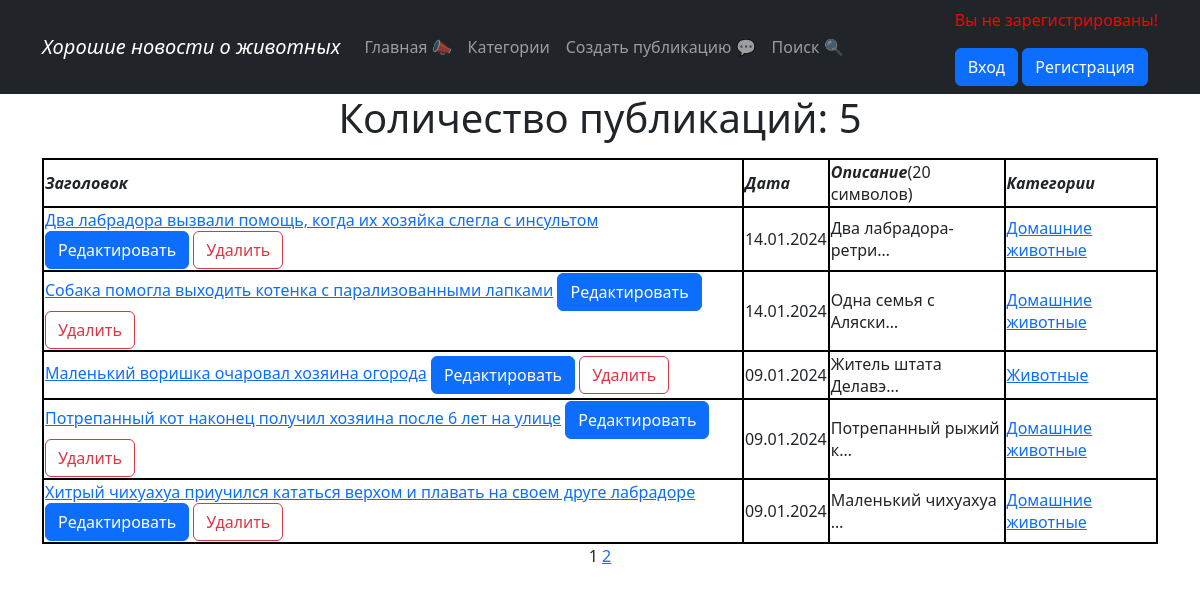
Before: /news/ with the older database file.
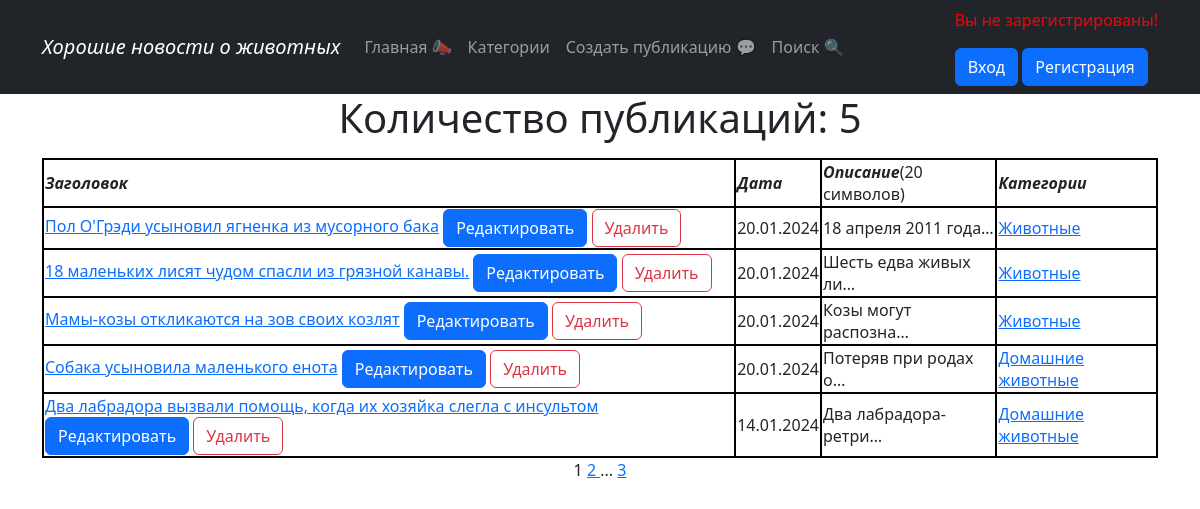
After: the same page with the newer database file.
### news/models.py (models this page shows, shortened)
class Post(models.Model):
    author = models.ForeignKey(Author, on_delete=models.CASCADE)
    content_type = models.CharField(max_length=10, choices=[
        ('статья', 'Статья'), ('новость', 'Новость')])
    created_time = models.DateTimeField(auto_now_add=True)
    categories = models.ManyToManyField(Category, through='PostCategory',
                                        related_name='PostCategory')
    title = models.CharField(max_length=255, verbose_name=pgettext_lazy('Title', 'Title'))
    text = models.TextField()
    rating = models.IntegerField(default=0)

class Category(models.Model):
    name = models.CharField(max_length=255, unique=True)
    subscribers = models.ManyToManyField(User, blank=True, related_name='categories')
    def __str__(self):
        return self.name

### news/views.py (the view, shortened to what this page needs)
# urls.py: path('', PostsList.as_view(), name='post_list'),
class PostsList(ListView):
    model = Post
    ordering = '-created_time'
    template_name = 'news.html'
    context_object_name = 'news'
    paginate_by = 5
    def get_queryset(self):
        queryset = super().get_queryset()
        self.filterset = PostFilter(self.request.GET, queryset)
        return self.filterset.qs
    def get_context_data(self, **kwargs):
        context = super().get_context_data(**kwargs)
        context['filter'] = PostFilter(self.request.GET, queryset=self.get_queryset())
        return context

### news/templatetags/custom_filters.py (called while the page is built)
@register.filter()
def censor(text):
    list_words = text.split()
    censor_words = {'салюты', 'игрушки', }
    censor_text = []
    if isinstance(text, str):
        for word in list_words:
            if word.lower() in censor_words:
                word = f'{word[0]}{"*" * (len(word) - 2)}{word[-1]}'
            censor_text.append(word)
        return ' '.join(censor_text)

### templates/news.html (shortened to what this page needs)
{% extends 'flatpages/default.html' %}
{% load custom_filters %}
{% block content %}
<h1>Количество публикаций: {{ news | length}}</h1>
{% if news %}
<table border="3">
<tr>
    <td><em><b>Заголовок</b></em></td>
    <td><em><b>Дата</b></em></td>
    <td><em><b>Описание</b></em>(20 символов)</td>
    <td><em><b>Категории</b></em></td>
</tr>
    {% for item in news %}
    <tr>
        <td>
            <a href="{% url 'post_full' item.id %}">{{ item.title | censor }}</a>
            <a href="{% url 'post_create' item.id %}"><u><button type="button" class="btn btn-primary">Редактировать</button></u></a>
            <a href="{% url 'post_delete' item.id %}"><u><button type="button" class="btn btn-outline-danger">Удалить</button></u></a>
        </td>
        <td>{{ item.created_time | date:'d.m.Y' }}</td>
        <td>{{ item.text | truncatechars:20 }}</td>
        <td>
            {% for category in item.categories.all%}
            <a href="{% url 'category_list' category.id %}">{{ category }}</a>
        </td>
            {% endfor %}
    </tr>
    {% endfor %}
</table>
{% endif %}
{{ page_obj.number }}
{% if page_obj.has_next %}
    <a href="?page={{ page_obj.next_page_number }}">
        {{ page_obj.next_page_number }}
    </a>
    {% if paginator.num_pages != page_obj.next_page_number %}
    ...
    <a href="?page={{ page_obj.paginator.num_pages }}">
        {{ page_obj.paginator.num_pages }}
    </a>
    {% endif %}
{% endif %}
{% endblock content %}

Changed rows visible on the page:
no longer on this page (row unchanged): Post: title|censor "Собака помогла выходить котенка с парализованными лапками", created_time "14.01.2024", text "Одна семья с Аляски…", Category (name "Домашние животные")
no longer on this page (row unchanged): Post: title|censor "Маленький воришка очаровал хозяина огорода", created_time "09.01.2024", text "Житель штата Делавэ…", Category (name "Животные")
no longer on this page (row unchanged): Post: title|censor "Потрепанный кот наконец получил хозяина после 6 лет на улице", created_time "09.01.2024", text "Потрепанный рыжий к…", Category (name "Домашние животные")
no longer on this page (row unchanged): Post: title|censor "Хитрый чихуахуа приучился кататься верхом и плавать на своем друге лабрадоре", created_time "09.01.2024", text "Маленький чихуахуа …", Category (name "Домашние животные")
added Post: title|censor "Пол О'Грэди усыновил ягненка из мусорного бака", created_time "20.01.2024", text "18 апреля 2011 года…", Category (name "Животные")
added Post: title|censor "18 маленьких лисят чудом спасли из грязной канавы.", created_time "20.01.2024", text "Шесть едва живых ли…", Category (name "Животные")
added Post: title|censor "Мамы-козы откликаются на зов своих козлят", created_time "20.01.2024", text "Козы могут распозна…", Category (name "Животные")
added Post: title|censor "Собака усыновила маленького енота", created_time "20.01.2024", text "Потеряв при родах о…", Category (name "Домашние животные")
Other visible differences:
{{ page_obj.paginator.num_pages }}: (not shown) → "3"
